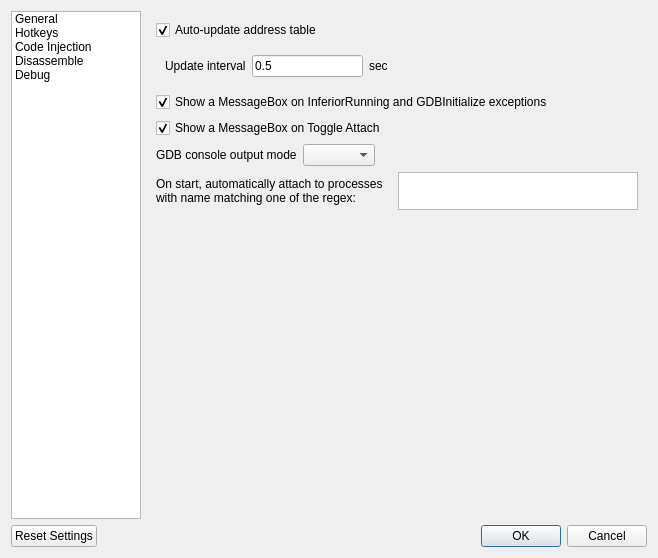
<?xml version="1.0" encoding="UTF-8"?>
<ui version="4.0">
 <class>Dialog</class>
 <widget class="QDialog" name="Dialog">
  <property name="geometry">
   <rect>
    <x>0</x>
    <y>0</y>
    <width>652</width>
    <height>558</height>
   </rect>
  </property>
  <property name="windowTitle">
   <string>Settings</string>
  </property>
  <layout class="QGridLayout" name="gridLayout_2">
   <item row="0" column="0">
    <layout class="QVBoxLayout" name="verticalLayout">
     <item>
      <layout class="QHBoxLayout" name="horizontalLayout_2">
       <item>
        <widget class="QListWidget" name="listWidget_Options">
         <property name="sizePolicy">
          <sizepolicy hsizetype="Fixed" vsizetype="Expanding">
           <horstretch>0</horstretch>
           <verstretch>0</verstretch>
          </sizepolicy>
         </property>
         <property name="maximumSize">
          <size>
           <width>130</width>
           <height>16777215</height>
          </size>
         </property>
         <item>
          <property name="text">
           <string>General</string>
          </property>
         </item>
         <item>
          <property name="text">
           <string>Hotkeys</string>
          </property>
         </item>
         <item>
          <property name="text">
           <string>Code Injection</string>
          </property>
         </item>
         <item>
          <property name="text">
           <string>Disassemble</string>
          </property>
         </item>
         <item>
          <property name="text">
           <string>Debug</string>
          </property>
         </item>
        </widget>
       </item>
       <item>
        <widget class="QStackedWidget" name="stackedWidget">
         <property name="minimumSize">
          <size>
           <width>500</width>
           <height>500</height>
          </size>
         </property>
         <property name="currentIndex">
          <number>0</number>
         </property>
         <widget class="QWidget" name="page">
          <layout class="QGridLayout" name="gridLayout">
           <item row="0" column="0">
            <layout class="QVBoxLayout" name="verticalLayout_5">
             <item>
              <layout class="QHBoxLayout" name="horizontalLayout_7">
               <item>
                <layout class="QVBoxLayout" name="verticalLayout_3">
                 <item>
                  <layout class="QVBoxLayout" name="verticalLayout_2">
                   <item>
                    <widget class="QCheckBox" name="checkBox_AutoUpdateAddressTable">
                     <property name="text">
                      <string>Auto-update address table</string>
                     </property>
                     <property name="checked">
                      <bool>true</bool>
                     </property>
                    </widget>
                   </item>
                  </layout>
                 </item>
                 <item>
                  <widget class="QWidget" name="QWidget_UpdateInterval" native="true">
                   <layout class="QHBoxLayout" name="horizontalLayout_UpdateInterval">
                    <item>
                     <widget class="QLabel" name="label">
                      <property name="text">
                       <string>Update interval</string>
                      </property>
                     </widget>
                    </item>
                    <item>
                     <widget class="QLineEdit" name="lineEdit_UpdateInterval">
                      <property name="text">
                       <string>0.5</string>
                      </property>
                     </widget>
                    </item>
                    <item>
                     <widget class="QLabel" name="label_2">
                      <property name="text">
                       <string>sec</string>
                      </property>
                     </widget>
                    </item>
                   </layout>
                  </widget>
                 </item>
                </layout>
               </item>
               <item>
                <spacer name="horizontalSpacer_4">
                 <property name="orientation">
                  <enum>Qt::Horizontal</enum>
                 </property>
                 <property name="sizeHint" stdset="0">
                  <size>
                   <width>40</width>
                   <height>20</height>
                  </size>
                 </property>
                </spacer>
               </item>
              </layout>
             </item>
             <item>
              <widget class="QCheckBox" name="checkBox_MessageBoxOnException">
               <property name="text">
                <string>Show a MessageBox on InferiorRunning and GDBInitialize exceptions</string>
               </property>
               <property name="checked">
                <bool>true</bool>
               </property>
              </widget>
             </item>
             <item>
              <widget class="QCheckBox" name="checkBox_MessageBoxOnToggleAttach">
               <property name="text">
                <string>Show a MessageBox on Toggle Attach</string>
               </property>
               <property name="checked">
                <bool>true</bool>
               </property>
              </widget>
             </item>
             <item>
              <layout class="QHBoxLayout" name="horizontalLayout_3">
               <item>
                <widget class="QLabel" name="label_8">
                 <property name="text">
                  <string>GDB console output mode</string>
                 </property>
                </widget>
               </item>
               <item>
                <widget class="QComboBox" name="comboBox_GDBOutputMode"/>
               </item>
               <item>
                <spacer name="horizontalSpacer_7">
                 <property name="orientation">
                  <enum>Qt::Horizontal</enum>
                 </property>
                 <property name="sizeHint" stdset="0">
                  <size>
                   <width>40</width>
                   <height>20</height>
                  </size>
                 </property>
                </spacer>
               </item>
              </layout>
             </item>
             <item>
              <layout class="QHBoxLayout" name="horizontalLayout_12">
               <property name="topMargin">
                <number>0</number>
               </property>
               <item>
                <widget class="QLabel" name="label_9">
                 <property name="text">
                  <string>On start, automatically attach to processes with name matching one of the regex:</string>
                 </property>
                 <property name="wordWrap">
                  <bool>true</bool>
                 </property>
                </widget>
               </item>
               <item>
                <widget class="QPlainTextEdit" name="plainTextEdit_autoAttachList">
                 <property name="maximumSize">
                  <size>
                   <width>16777215</width>
                   <height>38</height>
                  </size>
                 </property>
                </widget>
               </item>
              </layout>
             </item>
             <item>
              <spacer name="verticalSpacer_2">
               <property name="orientation">
                <enum>Qt::Vertical</enum>
               </property>
               <property name="sizeHint" stdset="0">
                <size>
                 <width>20</width>
                 <height>40</height>
                </size>
               </property>
              </spacer>
             </item>
            </layout>
           </item>
          </layout>
         </widget>
         <widget class="QWidget" name="page_2">
          <layout class="QGridLayout" name="gridLayout_3">
           <item row="0" column="0">
            <layout class="QHBoxLayout" name="horizontalLayout_5">
             <item>
              <layout class="QVBoxLayout" name="verticalLayout_4">
               <item>
                <widget class="QLabel" name="label_3">
                 <property name="text">
                  <string>Functions</string>
                 </property>
                </widget>
               </item>
               <item>
                <widget class="QListWidget" name="listWidget_Functions">
                 <property name="currentRow">
                  <number>-1</number>
                 </property>
                </widget>
               </item>
              </layout>
             </item>
             <item>
              <layout class="QVBoxLayout" name="verticalLayout_6">
               <item>
                <layout class="QVBoxLayout" name="verticalLayout_Hotkey">
                 <item>
                  <widget class="QLabel" name="label_4">
                   <property name="text">
                    <string>Hotkey</string>
                   </property>
                  </widget>
                 </item>
                </layout>
               </item>
               <item>
                <layout class="QHBoxLayout" name="horizontalLayout_4">
                 <item>
                  <spacer name="horizontalSpacer">
                   <property name="orientation">
                    <enum>Qt::Horizontal</enum>
                   </property>
                   <property name="sizeHint" stdset="0">
                    <size>
                     <width>40</width>
                     <height>20</height>
                    </size>
                   </property>
                  </spacer>
                 </item>
                 <item>
                  <widget class="QPushButton" name="pushButton_ClearHotkey">
                   <property name="text">
                    <string>Clear</string>
                   </property>
                  </widget>
                 </item>
                </layout>
               </item>
               <item>
                <spacer name="verticalSpacer">
                 <property name="orientation">
                  <enum>Qt::Vertical</enum>
                 </property>
                 <property name="sizeHint" stdset="0">
                  <size>
                   <width>20</width>
                   <height>40</height>
                  </size>
                 </property>
                </spacer>
               </item>
              </layout>
             </item>
            </layout>
           </item>
          </layout>
         </widget>
         <widget class="QWidget" name="page_3">
          <layout class="QGridLayout" name="gridLayout_4">
           <item row="0" column="0">
            <layout class="QVBoxLayout" name="verticalLayout_9">
             <item>
              <layout class="QHBoxLayout" name="horizontalLayout_8">
               <item>
                <layout class="QVBoxLayout" name="verticalLayout_8">
                 <item>
                  <widget class="QLabel" name="label_5">
                   <property name="text">
                    <string>Code injection method:</string>
                   </property>
                  </widget>
                 </item>
                 <item>
                  <layout class="QHBoxLayout" name="horizontalLayout_6">
                   <item>
                    <spacer name="horizontalSpacer_2">
                     <property name="orientation">
                      <enum>Qt::Horizontal</enum>
                     </property>
                     <property name="sizeHint" stdset="0">
                      <size>
                       <width>40</width>
                       <height>20</height>
                      </size>
                     </property>
                    </spacer>
                   </item>
                   <item>
                    <layout class="QVBoxLayout" name="verticalLayout_7">
                     <item>
                      <widget class="QRadioButton" name="radioButton_SimpleDLopenCall">
                       <property name="text">
                        <string>Simp&amp;le dlopen call</string>
                       </property>
                       <property name="checked">
                        <bool>true</bool>
                       </property>
                      </widget>
                     </item>
                     <item>
                      <widget class="QRadioButton" name="radioButton_AdvancedInjection">
                       <property name="enabled">
                        <bool>false</bool>
                       </property>
                       <property name="text">
                        <string>Advanced In&amp;jection</string>
                       </property>
                      </widget>
                     </item>
                    </layout>
                   </item>
                  </layout>
                 </item>
                </layout>
               </item>
               <item>
                <spacer name="horizontalSpacer_5">
                 <property name="orientation">
                  <enum>Qt::Horizontal</enum>
                 </property>
                 <property name="sizeHint" stdset="0">
                  <size>
                   <width>40</width>
                   <height>20</height>
                  </size>
                 </property>
                </spacer>
               </item>
              </layout>
             </item>
             <item>
              <spacer name="verticalSpacer_3">
               <property name="orientation">
                <enum>Qt::Vertical</enum>
               </property>
               <property name="sizeHint" stdset="0">
                <size>
                 <width>20</width>
                 <height>40</height>
                </size>
               </property>
              </spacer>
             </item>
            </layout>
           </item>
          </layout>
         </widget>
         <widget class="QWidget" name="page_4">
          <layout class="QGridLayout" name="gridLayout_5">
           <item row="0" column="0">
            <layout class="QVBoxLayout" name="verticalLayout_10">
             <item>
              <widget class="QCheckBox" name="checkBox_BringDisassembleToFront">
               <property name="text">
                <string>Bring disassemble screen to front when the inferior is stopped</string>
               </property>
               <property name="checked">
                <bool>true</bool>
               </property>
              </widget>
             </item>
             <item>
              <layout class="QHBoxLayout" name="horizontalLayout_10">
               <item>
                <layout class="QHBoxLayout" name="horizontalLayout_9">
                 <item>
                  <widget class="QLabel" name="label_6">
                   <property name="text">
                    <string>Instructions shown per scroll</string>
                   </property>
                  </widget>
                 </item>
                 <item>
                  <widget class="QLineEdit" name="lineEdit_InstructionsPerScroll"/>
                 </item>
                </layout>
               </item>
               <item>
                <spacer name="horizontalSpacer_6">
                 <property name="orientation">
                  <enum>Qt::Horizontal</enum>
                 </property>
                 <property name="sizeHint" stdset="0">
                  <size>
                   <width>40</width>
                   <height>20</height>
                  </size>
                 </property>
                </spacer>
               </item>
              </layout>
             </item>
             <item>
              <spacer name="verticalSpacer_4">
               <property name="orientation">
                <enum>Qt::Vertical</enum>
               </property>
               <property name="sizeHint" stdset="0">
                <size>
                 <width>20</width>
                 <height>40</height>
                </size>
               </property>
              </spacer>
             </item>
            </layout>
           </item>
          </layout>
         </widget>
         <widget class="QWidget" name="page_5">
          <layout class="QGridLayout" name="gridLayout_6">
           <item row="0" column="0">
            <layout class="QVBoxLayout" name="verticalLayout_11">
             <item>
              <layout class="QHBoxLayout" name="horizontalLayout_11">
               <item>
                <layout class="QHBoxLayout" name="horizontalLayout_10">
                 <item>
                  <widget class="QLabel" name="label_7">
                   <property name="text">
                    <string>GDB Path</string>
                   </property>
                  </widget>
                 </item>
                 <item>
                  <widget class="QLineEdit" name="lineEdit_GDBPath"/>
                 </item>
                </layout>
               </item>
               <item>
                <widget class="QPushButton" name="pushButton_GDBPath">
                 <property name="text">
                  <string/>
                 </property>
                </widget>
               </item>
              </layout>
             </item>
             <item>
              <spacer name="verticalSpacer_5">
               <property name="orientation">
                <enum>Qt::Vertical</enum>
               </property>
               <property name="sizeHint" stdset="0">
                <size>
                 <width>20</width>
                 <height>40</height>
                </size>
               </property>
              </spacer>
             </item>
            </layout>
           </item>
          </layout>
         </widget>
        </widget>
       </item>
      </layout>
     </item>
     <item>
      <layout class="QHBoxLayout" name="horizontalLayout">
       <item>
        <widget class="QPushButton" name="pushButton_ResetSettings">
         <property name="text">
          <string>Reset Settings</string>
         </property>
        </widget>
       </item>
       <item>
        <spacer name="horizontalSpacer_3">
         <property name="orientation">
          <enum>Qt::Horizontal</enum>
         </property>
         <property name="sizeHint" stdset="0">
          <size>
           <width>40</width>
           <height>20</height>
          </size>
         </property>
        </spacer>
       </item>
       <item>
        <widget class="QDialogButtonBox" name="buttonBox">
         <property name="orientation">
          <enum>Qt::Horizontal</enum>
         </property>
         <property name="standardButtons">
          <set>QDialogButtonBox::Cancel|QDialogButtonBox::Ok</set>
         </property>
        </widget>
       </item>
      </layout>
     </item>
    </layout>
   </item>
  </layout>
 </widget>
 <resources/>
 <connections>
  <connection>
   <sender>buttonBox</sender>
   <signal>accepted()</signal>
   <receiver>Dialog</receiver>
   <slot>accept()</slot>
   <hints>
    <hint type="sourcelabel">
     <x>248</x>
     <y>254</y>
    </hint>
    <hint type="destinationlabel">
     <x>157</x>
     <y>274</y>
    </hint>
   </hints>
  </connection>
  <connection>
   <sender>buttonBox</sender>
   <signal>rejected()</signal>
   <receiver>Dialog</receiver>
   <slot>reject()</slot>
   <hints>
    <hint type="sourcelabel">
     <x>316</x>
     <y>260</y>
    </hint>
    <hint type="destinationlabel">
     <x>286</x>
     <y>274</y>
    </hint>
   </hints>
  </connection>
 </connections>
</ui>
